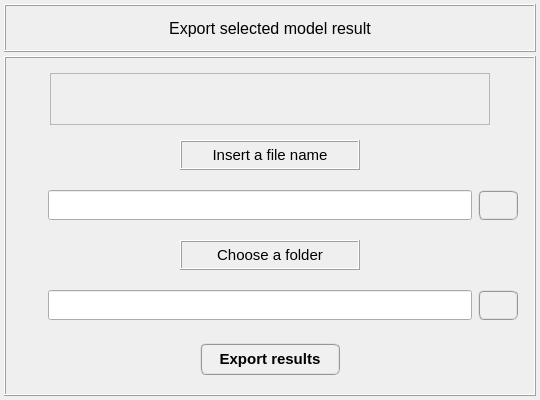
<?xml version="1.0" encoding="UTF-8"?>
<ui version="4.0">
 <class>Dialog</class>
 <widget class="QDialog" name="Dialog">
  <property name="geometry">
   <rect>
    <x>0</x>
    <y>0</y>
    <width>540</width>
    <height>400</height>
   </rect>
  </property>
  <property name="minimumSize">
   <size>
    <width>540</width>
    <height>400</height>
   </size>
  </property>
  <property name="maximumSize">
   <size>
    <width>540</width>
    <height>400</height>
   </size>
  </property>
  <property name="windowTitle">
   <string>Export selected model result</string>
  </property>
  <layout class="QGridLayout" name="gridLayout_2">
   <property name="leftMargin">
    <number>4</number>
   </property>
   <property name="topMargin">
    <number>4</number>
   </property>
   <property name="rightMargin">
    <number>4</number>
   </property>
   <property name="bottomMargin">
    <number>4</number>
   </property>
   <property name="spacing">
    <number>4</number>
   </property>
   <item row="0" column="0">
    <widget class="QFrame" name="frame">
     <property name="minimumSize">
      <size>
       <width>0</width>
       <height>48</height>
      </size>
     </property>
     <property name="maximumSize">
      <size>
       <width>16777215</width>
       <height>48</height>
      </size>
     </property>
     <property name="sizeIncrement">
      <size>
       <width>0</width>
       <height>0</height>
      </size>
     </property>
     <property name="frameShape">
      <enum>QFrame::Box</enum>
     </property>
     <property name="frameShadow">
      <enum>QFrame::Raised</enum>
     </property>
     <property name="lineWidth">
      <number>1</number>
     </property>
     <layout class="QGridLayout" name="gridLayout_4">
      <property name="leftMargin">
       <number>0</number>
      </property>
      <property name="topMargin">
       <number>0</number>
      </property>
      <property name="rightMargin">
       <number>0</number>
      </property>
      <property name="bottomMargin">
       <number>0</number>
      </property>
      <property name="spacing">
       <number>0</number>
      </property>
      <item row="0" column="0">
       <widget class="QLabel" name="label">
        <property name="minimumSize">
         <size>
          <width>452</width>
          <height>30</height>
         </size>
        </property>
        <property name="maximumSize">
         <size>
          <width>452</width>
          <height>30</height>
         </size>
        </property>
        <property name="font">
         <font>
          <family>MS Shell Dlg 2</family>
          <pointsize>12</pointsize>
          <weight>50</weight>
          <italic>false</italic>
          <bold>false</bold>
          <kerning>false</kerning>
         </font>
        </property>
        <property name="text">
         <string>Export selected model result</string>
        </property>
        <property name="textFormat">
         <enum>Qt::AutoText</enum>
        </property>
        <property name="alignment">
         <set>Qt::AlignCenter</set>
        </property>
       </widget>
      </item>
     </layout>
    </widget>
   </item>
   <item row="1" column="0">
    <widget class="QFrame" name="frame_lower">
     <property name="frameShape">
      <enum>QFrame::Box</enum>
     </property>
     <property name="frameShadow">
      <enum>QFrame::Raised</enum>
     </property>
     <layout class="QGridLayout" name="gridLayout_3">
      <property name="leftMargin">
       <number>2</number>
      </property>
      <property name="topMargin">
       <number>2</number>
      </property>
      <property name="rightMargin">
       <number>2</number>
      </property>
      <property name="bottomMargin">
       <number>2</number>
      </property>
      <property name="spacing">
       <number>2</number>
      </property>
      <item row="0" column="0">
       <widget class="QFrame" name="frame_6">
        <property name="frameShape">
         <enum>QFrame::NoFrame</enum>
        </property>
        <property name="frameShadow">
         <enum>QFrame::Raised</enum>
        </property>
        <layout class="QGridLayout" name="gridLayout_14">
         <property name="leftMargin">
          <number>12</number>
         </property>
         <property name="rightMargin">
          <number>12</number>
         </property>
         <item row="1" column="0">
          <widget class="QFrame" name="frame_17">
           <property name="minimumSize">
            <size>
             <width>0</width>
             <height>40</height>
            </size>
           </property>
           <property name="maximumSize">
            <size>
             <width>16777215</width>
             <height>40</height>
            </size>
           </property>
           <property name="frameShape">
            <enum>QFrame::NoFrame</enum>
           </property>
           <property name="frameShadow">
            <enum>QFrame::Raised</enum>
           </property>
           <layout class="QGridLayout" name="gridLayout_12">
            <property name="leftMargin">
             <number>2</number>
            </property>
            <property name="topMargin">
             <number>2</number>
            </property>
            <property name="rightMargin">
             <number>2</number>
            </property>
            <property name="bottomMargin">
             <number>2</number>
            </property>
            <property name="spacing">
             <number>2</number>
            </property>
            <item row="0" column="0">
             <widget class="QLabel" name="label_7">
              <property name="minimumSize">
               <size>
                <width>125</width>
                <height>30</height>
               </size>
              </property>
              <property name="maximumSize">
               <size>
                <width>180</width>
                <height>30</height>
               </size>
              </property>
              <property name="font">
               <font>
                <family>MS Shell Dlg 2</family>
                <pointsize>11</pointsize>
                <weight>50</weight>
                <italic>false</italic>
                <bold>false</bold>
               </font>
              </property>
              <property name="frameShape">
               <enum>QFrame::Box</enum>
              </property>
              <property name="frameShadow">
               <enum>QFrame::Raised</enum>
              </property>
              <property name="text">
               <string>Insert a file name</string>
              </property>
              <property name="alignment">
               <set>Qt::AlignCenter</set>
              </property>
             </widget>
            </item>
           </layout>
          </widget>
         </item>
         <item row="3" column="0">
          <widget class="QFrame" name="frame_13">
           <property name="minimumSize">
            <size>
             <width>0</width>
             <height>40</height>
            </size>
           </property>
           <property name="maximumSize">
            <size>
             <width>16777215</width>
             <height>40</height>
            </size>
           </property>
           <property name="frameShape">
            <enum>QFrame::NoFrame</enum>
           </property>
           <property name="frameShadow">
            <enum>QFrame::Raised</enum>
           </property>
           <layout class="QGridLayout" name="gridLayout_11">
            <property name="leftMargin">
             <number>2</number>
            </property>
            <property name="topMargin">
             <number>2</number>
            </property>
            <property name="rightMargin">
             <number>2</number>
            </property>
            <property name="bottomMargin">
             <number>2</number>
            </property>
            <property name="spacing">
             <number>2</number>
            </property>
            <item row="0" column="0">
             <widget class="QLabel" name="label_5">
              <property name="minimumSize">
               <size>
                <width>125</width>
                <height>30</height>
               </size>
              </property>
              <property name="maximumSize">
               <size>
                <width>180</width>
                <height>30</height>
               </size>
              </property>
              <property name="font">
               <font>
                <family>MS Shell Dlg 2</family>
                <pointsize>11</pointsize>
                <weight>50</weight>
                <italic>false</italic>
                <bold>false</bold>
               </font>
              </property>
              <property name="frameShape">
               <enum>QFrame::Box</enum>
              </property>
              <property name="frameShadow">
               <enum>QFrame::Raised</enum>
              </property>
              <property name="text">
               <string>Choose a folder</string>
              </property>
              <property name="alignment">
               <set>Qt::AlignCenter</set>
              </property>
             </widget>
            </item>
           </layout>
          </widget>
         </item>
         <item row="4" column="0">
          <widget class="QFrame" name="frame_14">
           <property name="maximumSize">
            <size>
             <width>16777215</width>
             <height>48</height>
            </size>
           </property>
           <property name="frameShape">
            <enum>QFrame::NoFrame</enum>
           </property>
           <property name="frameShadow">
            <enum>QFrame::Raised</enum>
           </property>
           <layout class="QGridLayout" name="gridLayout_15">
            <property name="leftMargin">
             <number>2</number>
            </property>
            <property name="topMargin">
             <number>2</number>
            </property>
            <property name="rightMargin">
             <number>2</number>
            </property>
            <property name="bottomMargin">
             <number>2</number>
            </property>
            <item row="0" column="1">
             <widget class="QLineEdit" name="lineEdit_save_results_path">
              <property name="minimumSize">
               <size>
                <width>0</width>
                <height>30</height>
               </size>
              </property>
              <property name="maximumSize">
               <size>
                <width>16777215</width>
                <height>30</height>
               </size>
              </property>
              <property name="font">
               <font>
                <family>MS Shell Dlg 2</family>
                <pointsize>8</pointsize>
                <weight>50</weight>
                <italic>false</italic>
                <bold>false</bold>
               </font>
              </property>
              <property name="layoutDirection">
               <enum>Qt::LeftToRight</enum>
              </property>
              <property name="alignment">
               <set>Qt::AlignCenter</set>
              </property>
             </widget>
            </item>
            <item row="0" column="2">
             <widget class="QPushButton" name="pushButton_choose_folder_export">
              <property name="minimumSize">
               <size>
                <width>40</width>
                <height>30</height>
               </size>
              </property>
              <property name="maximumSize">
               <size>
                <width>40</width>
                <height>30</height>
               </size>
              </property>
              <property name="font">
               <font>
                <family>MS Shell Dlg 2</family>
                <pointsize>11</pointsize>
                <weight>75</weight>
                <italic>false</italic>
                <bold>true</bold>
               </font>
              </property>
              <property name="whatsThis">
               <string>Choose a folder to export the model results.</string>
              </property>
              <property name="styleSheet">
               <string notr="true">QPushButton{border-radius: 6px; border-color: rgb(150, 150, 150); border-style: ridge; border-width: 2px; color: rgb(0, 0, 0); background-color: rgb(240, 240, 240); font: 75 bold 11pt &quot;MS Shell Dlg 2&quot;}
QPushButton:hover{border-radius: 6px; border-color: rgb(0, 170, 255); border-style: ridge; border-width: 2px; color: rgb(0, 0, 0); background-color: rgba(174, 213, 255, 100); font: 75 bold 11pt &quot;MS Shell Dlg 2&quot;}
QPushButton:pressed{border-radius: 6px; border-color: rgb(0, 170, 255); border-style: ridge; border-width: 3px; color: rgb(0, 0, 0); background-color: rgb(174, 213, 255); font: 75 bold 11pt &quot;MS Shell Dlg 2&quot;}</string>
              </property>
              <property name="text">
               <string/>
              </property>
              <property name="iconSize">
               <size>
                <width>20</width>
                <height>20</height>
               </size>
              </property>
             </widget>
            </item>
            <item row="0" column="0">
             <widget class="QFrame" name="frame_24">
              <property name="minimumSize">
               <size>
                <width>20</width>
                <height>0</height>
               </size>
              </property>
              <property name="frameShape">
               <enum>QFrame::NoFrame</enum>
              </property>
              <property name="frameShadow">
               <enum>QFrame::Raised</enum>
              </property>
             </widget>
            </item>
           </layout>
          </widget>
         </item>
         <item row="2" column="0">
          <widget class="QFrame" name="frame_23">
           <property name="maximumSize">
            <size>
             <width>16777215</width>
             <height>48</height>
            </size>
           </property>
           <property name="frameShape">
            <enum>QFrame::NoFrame</enum>
           </property>
           <property name="frameShadow">
            <enum>QFrame::Raised</enum>
           </property>
           <layout class="QGridLayout" name="gridLayout_13">
            <property name="leftMargin">
             <number>2</number>
            </property>
            <property name="topMargin">
             <number>2</number>
            </property>
            <property name="rightMargin">
             <number>2</number>
            </property>
            <property name="bottomMargin">
             <number>2</number>
            </property>
            <item row="0" column="0">
             <widget class="QFrame" name="frame_29">
              <property name="minimumSize">
               <size>
                <width>20</width>
                <height>0</height>
               </size>
              </property>
              <property name="frameShape">
               <enum>QFrame::NoFrame</enum>
              </property>
              <property name="frameShadow">
               <enum>QFrame::Raised</enum>
              </property>
             </widget>
            </item>
            <item row="0" column="1">
             <widget class="QLineEdit" name="lineEdit_file_name">
              <property name="minimumSize">
               <size>
                <width>0</width>
                <height>30</height>
               </size>
              </property>
              <property name="maximumSize">
               <size>
                <width>16777215</width>
                <height>30</height>
               </size>
              </property>
              <property name="font">
               <font>
                <family>MS Shell Dlg 2</family>
                <pointsize>10</pointsize>
                <weight>50</weight>
                <italic>false</italic>
                <bold>false</bold>
               </font>
              </property>
              <property name="layoutDirection">
               <enum>Qt::LeftToRight</enum>
              </property>
              <property name="text">
               <string/>
              </property>
              <property name="alignment">
               <set>Qt::AlignCenter</set>
              </property>
             </widget>
            </item>
            <item row="0" column="2">
             <widget class="QPushButton" name="pushButton_reset_filename">
              <property name="minimumSize">
               <size>
                <width>40</width>
                <height>30</height>
               </size>
              </property>
              <property name="maximumSize">
               <size>
                <width>40</width>
                <height>30</height>
               </size>
              </property>
              <property name="font">
               <font>
                <family>MS Shell Dlg 2</family>
                <pointsize>11</pointsize>
                <weight>75</weight>
                <italic>false</italic>
                <bold>true</bold>
               </font>
              </property>
              <property name="whatsThis">
               <string>Reset file name.</string>
              </property>
              <property name="styleSheet">
               <string notr="true">QPushButton{border-radius: 6px; border-color: rgb(150, 150, 150); border-style: ridge; border-width: 2px; color: rgb(0, 0, 0); background-color: rgb(240, 240, 240); font: 75 bold 11pt &quot;MS Shell Dlg 2&quot;}
QPushButton:hover{border-radius: 6px; border-color: rgb(0, 170, 255); border-style: ridge; border-width: 2px; color: rgb(0, 0, 0); background-color: rgba(174, 213, 255, 100); font: 75 bold 11pt &quot;MS Shell Dlg 2&quot;}
QPushButton:pressed{border-radius: 6px; border-color: rgb(0, 170, 255); border-style: ridge; border-width: 3px; color: rgb(0, 0, 0); background-color: rgb(174, 213, 255); font: 75 bold 11pt &quot;MS Shell Dlg 2&quot;}</string>
              </property>
              <property name="text">
               <string/>
              </property>
              <property name="iconSize">
               <size>
                <width>20</width>
                <height>20</height>
               </size>
              </property>
             </widget>
            </item>
           </layout>
          </widget>
         </item>
         <item row="5" column="0">
          <widget class="QFrame" name="frame_15">
           <property name="minimumSize">
            <size>
             <width>0</width>
             <height>48</height>
            </size>
           </property>
           <property name="maximumSize">
            <size>
             <width>16777215</width>
             <height>48</height>
            </size>
           </property>
           <property name="frameShape">
            <enum>QFrame::NoFrame</enum>
           </property>
           <property name="frameShadow">
            <enum>QFrame::Raised</enum>
           </property>
           <layout class="QGridLayout" name="gridLayout_16">
            <property name="leftMargin">
             <number>2</number>
            </property>
            <property name="topMargin">
             <number>2</number>
            </property>
            <property name="rightMargin">
             <number>2</number>
            </property>
            <property name="bottomMargin">
             <number>2</number>
            </property>
            <property name="spacing">
             <number>2</number>
            </property>
            <item row="0" column="1">
             <widget class="QPushButton" name="pushButton_export_results">
              <property name="minimumSize">
               <size>
                <width>132</width>
                <height>32</height>
               </size>
              </property>
              <property name="maximumSize">
               <size>
                <width>140</width>
                <height>32</height>
               </size>
              </property>
              <property name="font">
               <font>
                <family>MS Shell Dlg 2</family>
                <pointsize>11</pointsize>
                <weight>75</weight>
                <italic>false</italic>
                <bold>true</bold>
               </font>
              </property>
              <property name="styleSheet">
               <string notr="true">QPushButton{border-radius: 6px; border-color: rgb(150, 150, 150); border-style: ridge; border-width: 2px; color: rgb(0, 0, 0); background-color: rgb(240, 240, 240); font: 75 bold 11pt &quot;MS Shell Dlg 2&quot;}
QPushButton:hover{border-radius: 6px; border-color: rgb(0, 170, 255); border-style: ridge; border-width: 2px; color: rgb(0, 0, 0); background-color: rgba(174, 213, 255, 100); font: 75 bold 11pt &quot;MS Shell Dlg 2&quot;}
QPushButton:pressed{border-radius: 6px; border-color: rgb(0, 170, 255); border-style: ridge; border-width: 3px; color: rgb(0, 0, 0); background-color: rgb(174, 213, 255); font: 75 bold 11pt &quot;MS Shell Dlg 2&quot;}</string>
              </property>
              <property name="text">
               <string>Export results</string>
              </property>
             </widget>
            </item>
            <item row="0" column="0">
             <widget class="QFrame" name="frame_16">
              <property name="frameShape">
               <enum>QFrame::NoFrame</enum>
              </property>
              <property name="frameShadow">
               <enum>QFrame::Raised</enum>
              </property>
             </widget>
            </item>
            <item row="0" column="2">
             <widget class="QFrame" name="frame_18">
              <property name="frameShape">
               <enum>QFrame::NoFrame</enum>
              </property>
              <property name="frameShadow">
               <enum>QFrame::Raised</enum>
              </property>
             </widget>
            </item>
           </layout>
          </widget>
         </item>
         <item row="0" column="0">
          <widget class="QFrame" name="frame_2">
           <property name="frameShape">
            <enum>QFrame::NoFrame</enum>
           </property>
           <property name="frameShadow">
            <enum>QFrame::Raised</enum>
           </property>
           <layout class="QGridLayout" name="gridLayout">
            <property name="leftMargin">
             <number>4</number>
            </property>
            <property name="topMargin">
             <number>4</number>
            </property>
            <property name="rightMargin">
             <number>4</number>
            </property>
            <property name="bottomMargin">
             <number>4</number>
            </property>
            <property name="spacing">
             <number>4</number>
            </property>
            <item row="0" column="0">
             <widget class="QLabel" name="label_data_information">
              <property name="maximumSize">
               <size>
                <width>440</width>
                <height>16777215</height>
               </size>
              </property>
              <property name="font">
               <font>
                <pointsize>10</pointsize>
               </font>
              </property>
              <property name="frameShape">
               <enum>QFrame::StyledPanel</enum>
              </property>
              <property name="text">
               <string/>
              </property>
              <property name="alignment">
               <set>Qt::AlignCenter</set>
              </property>
              <property name="wordWrap">
               <bool>true</bool>
              </property>
              <property name="margin">
               <number>2</number>
              </property>
             </widget>
            </item>
           </layout>
          </widget>
         </item>
        </layout>
       </widget>
      </item>
     </layout>
    </widget>
   </item>
  </layout>
 </widget>
 <resources/>
 <connections/>
</ui>
